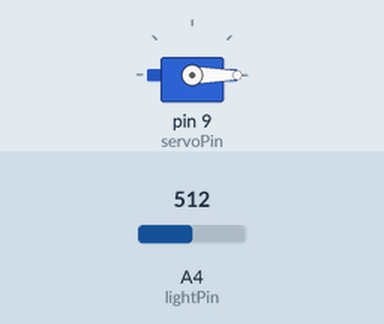
Recording of a sketch running on a simulated Arduino Uno, built with avr-gcc and run on an emulated ATmega328P. On the bench: servo. Inputs (shaded band) come from the test bench; at power-on: A4 (lightPin) = 512.

Above: at 1.2 s.
1.3 s: A4 (lightPin) set to 122
At 2.5 s:
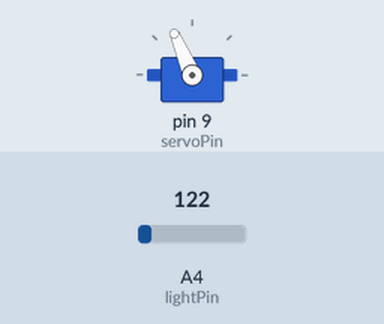
2.8 s: A4 (lightPin) set to 0
At 3.7 s:
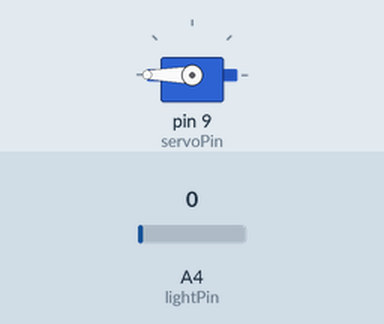
4.3 s: A4 (lightPin) set to 306
At 4.9 s:
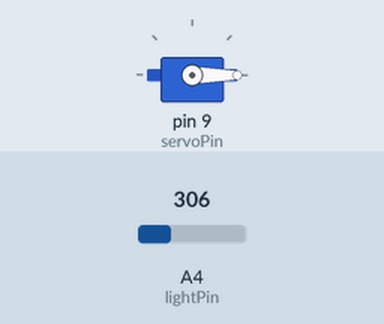
Timing chart, 0 to 7.3 s (numbered marks = the images above; inputs shaded):
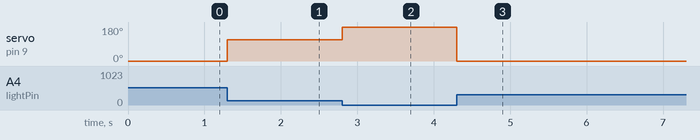

Measured:
- after the input at 1.3 s, servo on pin 9 (servoPin): 0° → 113° at once
- after the input at 2.8 s, servo on pin 9 (servoPin): 113° → 180° at once
- after the input at 4.3 s, servo on pin 9 (servoPin): 180° → 0° at once

The sketch:

sketch_oct27b.ino
```cpp
#include <Servo.h>

int servoPin = 9;
int lightPin = A4;

int servoPos = 0;
int lightVal;

Servo myServo;

void setup() {
  myServo.attach(servoPin);
  pinMode(lightPin, INPUT);
}

void loop() {
  lightVal = analogRead(lightPin);
  servoPos = (-16./23.)*lightVal+16.*780./63.;
  myServo.write(servoPos);
}
```
